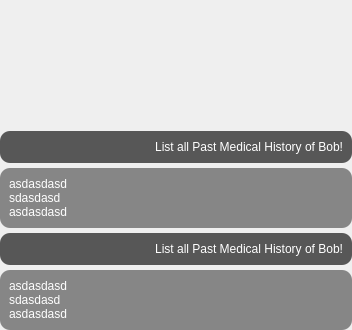
              <widget class="QWidget" name="scrollAreaWidgetContents">
               <property name="geometry">
                <rect>
                 <x>0</x>
                 <y>0</y>
                 <width>352</width>
                 <height>330</height>
                </rect>
               </property>
               <layout class="QVBoxLayout" name="verticalLayout_27">
                <property name="spacing">
                 <number>5</number>
                </property>
                <property name="leftMargin">
                 <number>0</number>
                </property>
                <property name="topMargin">
                 <number>12</number>
                </property>
                <property name="rightMargin">
                 <number>0</number>
                </property>
                <property name="bottomMargin">
                 <number>0</number>
                </property>
                <item>
                 <spacer name="ai_chatbox_verticalSpacer">
                  <property name="orientation">
                   <enum>Qt::Vertical</enum>
                  </property>
                  <property name="sizeHint" stdset="0">
                   <size>
                    <width>20</width>
                    <height>40</height>
                   </size>
                  </property>
                 </spacer>
                </item>
                <item>
                 <widget class="QFrame" name="ai_chatbox_human1">
                  <property name="styleSheet">
                   <string notr="true">background-color: #575757;
border-radius: 10px;</string>
                  </property>
                  <property name="frameShape">
                   <enum>QFrame::StyledPanel</enum>
                  </property>
                  <property name="frameShadow">
                   <enum>QFrame::Raised</enum>
                  </property>
                  <layout class="QVBoxLayout" name="verticalLayout_31">
                   <item>
                    <widget class="QLabel" name="ai_chatbox_human1_label">
                     <property name="styleSheet">
                      <string notr="true">color: #FFF;</string>
                     </property>
                     <property name="text">
                      <string>List all Past Medical History of Bob!</string>
                     </property>
                     <property name="alignment">
                      <set>Qt::AlignRight|Qt::AlignTrailing|Qt::AlignVCenter</set>
                     </property>
                    </widget>
                   </item>
                  </layout>
                 </widget>
                </item>
                <item>
                 <widget class="QFrame" name="ai_chatbox_bot1">
                  <property name="styleSheet">
                   <string notr="true">background-color: #868686;
border-radius: 10px;</string>
                  </property>
                  <property name="frameShape">
                   <enum>QFrame::StyledPanel</enum>
                  </property>
                  <property name="frameShadow">
                   <enum>QFrame::Raised</enum>
                  </property>
                  <layout class="QVBoxLayout" name="verticalLayout_30">
                   <item>
                    <widget class="QLabel" name="ai_chatbox_bot1_label">
                     <property name="styleSheet">
                      <string notr="true">color: #FFF;</string>
                     </property>
                     <property name="text">
                      <string>asdasdasd
sdasdasd
asdasdasd</string>
                     </property>
                    </widget>
                   </item>
                  </layout>
                 </widget>
                </item>
                <item>
                 <widget class="QFrame" name="ai_chatbox_human2">
                  <property name="styleSheet">
                   <string notr="true">background-color: #575757;
border-radius: 10px;</string>
                  </property>
                  <property name="frameShape">
                   <enum>QFrame::StyledPanel</enum>
                  </property>
                  <property name="frameShadow">
                   <enum>QFrame::Raised</enum>
                  </property>
                  <layout class="QVBoxLayout" name="verticalLayout_29">
                   <item>
                    <widget class="QLabel" name="ai_chatbox_human2_label">
                     <property name="styleSheet">
                      <string notr="true">color: #FFF;</string>
                     </property>
                     <property name="text">
                      <string>List all Past Medical History of Bob!</string>
                     </property>
                     <property name="alignment">
                      <set>Qt::AlignRight|Qt::AlignTrailing|Qt::AlignVCenter</set>
                     </property>
                    </widget>
                   </item>
                  </layout>
                 </widget>
                </item>
                <item>
                 <widget class="QFrame" name="ai_chatbox_bot2">
                  <property name="styleSheet">
                   <string notr="true">background-color: #868686;
border-radius: 10px;</string>
                  </property>
                  <property name="frameShape">
                   <enum>QFrame::StyledPanel</enum>
                  </property>
                  <property name="frameShadow">
                   <enum>QFrame::Raised</enum>
                  </property>
                  <layout class="QVBoxLayout" name="verticalLayout_28">
                   <item>
                    <widget class="QLabel" name="ai_chatbox_bot2_label">
                     <property name="styleSheet">
                      <string notr="true">color: #FFF;</string>
                     </property>
                     <property name="text">
                      <string>asdasdasd
sdasdasd
asdasdasd</string>
                     </property>
                    </widget>
                   </item>
                  </layout>
                 </widget>
                </item>
               </layout>
              </widget>
